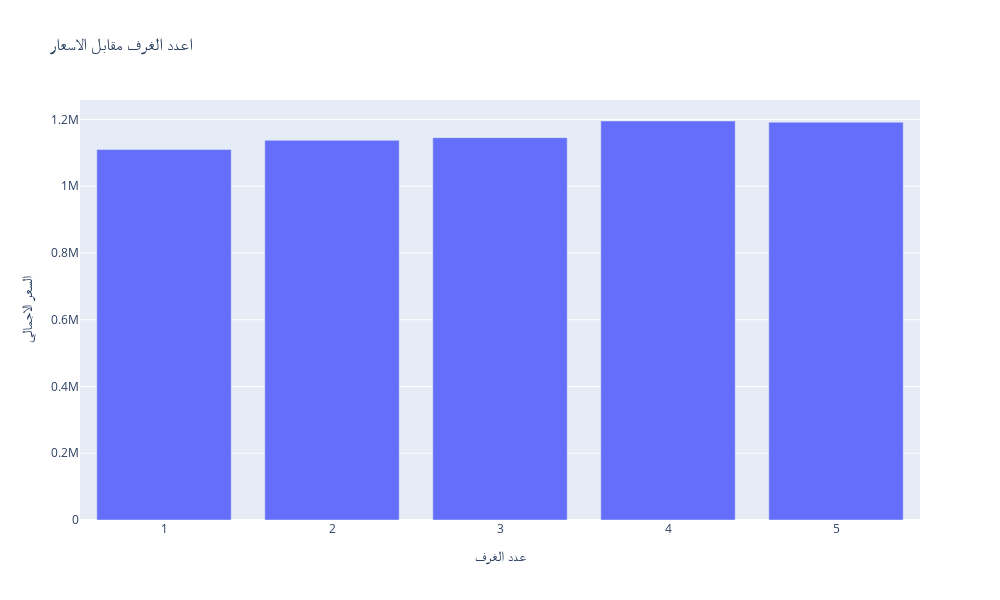

The code cell stored with this chart in its notebook:
### Code cell
df_filtered02 = df[(df["الحي"] != "غير معروف") & (df["المنطقة"] != "غير معروف")] 

average_price_by_nieghbrhood = df_filtered02.groupby("عدد الغرف")["السعر الاجمالي"].mean().reset_index()

fig = px.bar(
    average_price_by_nieghbrhood.head(),
    x="عدد الغرف",
    y='السعر الاجمالي',
    title="اعدد الغرف مقابل الاسعار",
    
    width=1000,  
    height=600 
)

fig.show()

### Figure 1 — Plotly figure (JSON) as saved in the notebook; plotly's stock layout.template omitted (floating-point values rounded to 4 significant figures)
{"data": [{"alignmentgroup": "True", "hovertemplate": "عدد الغرف=%{x}<br>السعر الاجمالي=%{y}<extra></extra>", "legendgroup": "", "marker": {"color": "#636efa", "pattern": {"shape": ""}}, "name": "", "offsetgroup": "", "orientation": "v", "showlegend": false, "textposition": "auto", "type": "bar", "x": [1, 2, 3, 4, 5], "xaxis": "x", "y": [1110000, 1138000.0, 1146000.0, 1195000.0, 1191875], "yaxis": "y"}], "layout": {"barmode": "relative", "height": 600, "legend": {"tracegroupgap": 0}, "title": {"text": "اعدد الغرف مقابل الاسعار"}, "width": 1000, "xaxis": {"anchor": "y", "autorange": true, "domain": [0, 1], "range": [0.5, 5.5], "title": {"text": "عدد الغرف"}, "type": "linear"}, "yaxis": {"anchor": "x", "autorange": true, "domain": [0, 1], "range": [0, 1258000.0], "title": {"text": "السعر الاجمالي"}, "type": "linear"}}}
